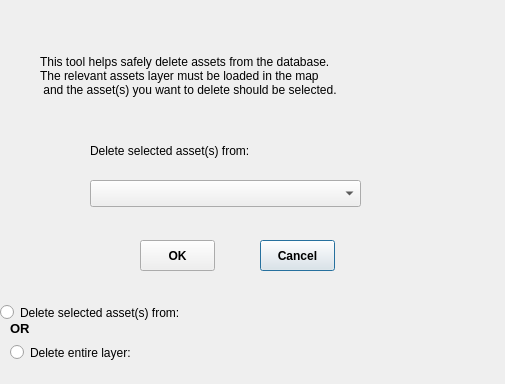
<?xml version="1.0" encoding="UTF-8"?>
<ui version="4.0">
 <class>DeleteAssetsDialog</class>
 <widget class="QDialog" name="DeleteAssetsDialog">
  <property name="geometry">
   <rect>
    <x>0</x>
    <y>0</y>
    <width>505</width>
    <height>384</height>
   </rect>
  </property>
  <property name="windowTitle">
   <string>Delete Assets</string>
  </property>
  <widget class="QgsMapLayerComboBox" name="cbx_asset_layers">
   <property name="geometry">
    <rect>
     <x>90</x>
     <y>180</y>
     <width>271</width>
     <height>27</height>
    </rect>
   </property>
  </widget>
  <widget class="QLabel" name="label">
   <property name="geometry">
    <rect>
     <x>40</x>
     <y>20</y>
     <width>431</width>
     <height>111</height>
    </rect>
   </property>
   <property name="text">
    <string>This tool helps safely delete assets from the database.
The relevant assets layer must be loaded in the map
 and the asset(s) you want to delete should be selected.</string>
   </property>
  </widget>
  <widget class="QPushButton" name="btn_stop">
   <property name="geometry">
    <rect>
     <x>260</x>
     <y>240</y>
     <width>75</width>
     <height>31</height>
    </rect>
   </property>
   <property name="font">
    <font>
     <weight>75</weight>
     <bold>true</bold>
    </font>
   </property>
   <property name="text">
    <string>Cancel</string>
   </property>
  </widget>
  <widget class="QPushButton" name="btn_go">
   <property name="geometry">
    <rect>
     <x>140</x>
     <y>240</y>
     <width>75</width>
     <height>31</height>
    </rect>
   </property>
   <property name="font">
    <font>
     <weight>75</weight>
     <bold>true</bold>
    </font>
   </property>
   <property name="text">
    <string>OK</string>
   </property>
  </widget>
  <widget class="QLabel" name="label_4">
   <property name="geometry">
    <rect>
     <x>10</x>
     <y>320</y>
     <width>71</width>
     <height>16</height>
    </rect>
   </property>
   <property name="font">
    <font>
     <pointsize>10</pointsize>
     <weight>75</weight>
     <bold>true</bold>
    </font>
   </property>
   <property name="text">
    <string>OR</string>
   </property>
  </widget>
  <widget class="QRadioButton" name="rad_selected_features">
   <property name="geometry">
    <rect>
     <x>0</x>
     <y>300</y>
     <width>301</width>
     <height>25</height>
    </rect>
   </property>
   <property name="text">
    <string>Delete selected asset(s) from:</string>
   </property>
  </widget>
  <widget class="QRadioButton" name="rad_entire_layer">
   <property name="geometry">
    <rect>
     <x>10</x>
     <y>340</y>
     <width>301</width>
     <height>25</height>
    </rect>
   </property>
   <property name="text">
    <string>Delete entire layer:</string>
   </property>
  </widget>
  <widget class="QLabel" name="label_2">
   <property name="geometry">
    <rect>
     <x>90</x>
     <y>140</y>
     <width>281</width>
     <height>21</height>
    </rect>
   </property>
   <property name="text">
    <string>Delete selected asset(s) from:</string>
   </property>
  </widget>
 </widget>
 <customwidgets>
  <customwidget>
   <class>QgsMapLayerComboBox</class>
   <extends>QComboBox</extends>
   <header>qgsmaplayercombobox.h</header>
  </customwidget>
 </customwidgets>
 <resources/>
 <connections/>
</ui>
